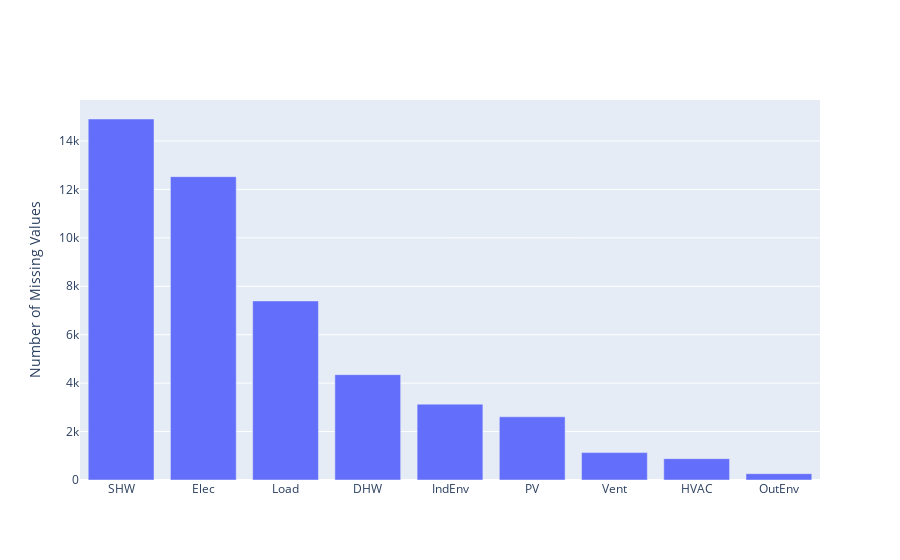

Notebook cell for this chart:
### Code cell
countnanvalues_dict = {}
for column in year2hour.columns:
    columnnanvalue = year2hour[column].isnull().sum()
    if columnnanvalue > 0:
        countnanvalues_dict[column] = columnnanvalue
        print(column, "has ", columnnanvalue, " number of NaN values" )

countnanvalues_df = pd.DataFrame.from_dict(countnanvalues_dict, orient='index', columns=['NaN']).sort_values(by=['NaN'], ascending=False)
#countnanvalues_df.drop(['SHW_GlycolFlowHXCoriolisSHW', 'SHW_WaterFlowHXCoriolisSHW', 'SHW_GlycolFlowRateHXCoriolisSHW', 'SHW_WaterFlowRateHXCoriolisSHW'], axis=0, inplace=True)
print(countnanvalues_df)

subsystemnanvalues_df = countnanvalues_df.groupby([s.split('_')[0] for s in countnanvalues_df.index.values]).sum()
subsystemnanvalues_df = subsystemnanvalues_df.sort_values(by=['NaN'], ascending=False)

fig = go.Figure()
fig.add_trace(go.Bar(name='Missing values per Subsystem groups', x=subsystemnanvalues_df.index, y=subsystemnanvalues_df['NaN']))
fig.update_yaxes(title='Number of Missing Values')
fig.show()

### Figure 1 — Plotly figure (JSON) as saved in the notebook; plotly's stock layout.template omitted (floating-point values rounded to 4 significant figures)
{"data": [{"name": "Missing values per Subsystem groups", "x": ["SHW", "Elec", "Load", "DHW", "IndEnv", "PV", "Vent", "HVAC", "OutEnv"], "y": [14909, 12528, 7395, 4350, 3132, 2610, 1131, 882, 261], "type": "bar"}], "layout": {"yaxis": {"title": {"text": "Number of Missing Values"}}}}
